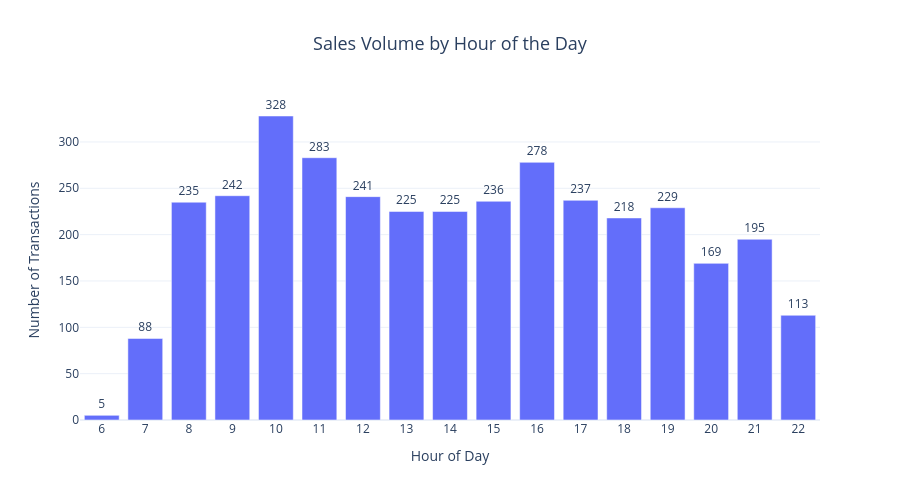

The notebook cell saved with this chart:
### Code cell
# another solution: grouping by hour and using Graph Objects
sales_by_hour=df.groupby('hour_of_day').size().sort_index()
fig_5=go.Figure(data=[
    go.Bar(
        x=sales_by_hour.index,
        y=sales_by_hour.values,
        text=[f'{int(val)}' for val in sales_by_hour],
        textposition='outside',
        hovertemplate='<b>Hour:</b> %{x}:00<br><b>Transactions:</b> %{y}<extra></extra>'

    )
])
fig_5.update_layout(
    title={'text': 'Sales Volume by Hour of the Day', 'x': 0.5, 'xanchor': 'center', 'font': {'size': 18}},
    xaxis_title='Hour of Day',
    yaxis_title='Number of Transactions',
    template='plotly_white',
    height=500,
    showlegend=False,
    xaxis=dict(tickmode='linear', tick0=0, dtick=1)
)

fig_5.show()
print(f"Peak sales hour: {sales_by_hour.idxmax()}:00 with {sales_by_hour.max()} transactions")

### Figure 1 — Plotly figure (JSON) as saved in the notebook; plotly's stock layout.template omitted (floating-point values rounded to 4 significant figures)
{"data": [{"hovertemplate": "<b>Hour:</b> %{x}:00<br><b>Transactions:</b> %{y}<extra></extra>", "text": ["5", "88", "235", "242", "328", "283", "241", "225", "225", "236", "278", "237", "218", "229", "169", "195", "113"], "textposition": "outside", "type": "bar", "x": [6, 7, 8, 9, 10, 11, 12, 13, 14, 15, 16, 17, 18, 19, 20, 21, 22], "y": [5, 88, 235, 242, 328, 283, 241, 225, 225, 236, 278, 237, 218, 229, 169, 195, 113]}], "layout": {"height": 500, "showlegend": false, "title": {"font": {"size": 18}, "text": "Sales Volume by Hour of the Day", "x": 0.5, "xanchor": "center"}, "xaxis": {"dtick": 1, "tick0": 0, "tickmode": "linear", "title": {"text": "Hour of Day"}}, "yaxis": {"title": {"text": "Number of Transactions"}}}}
